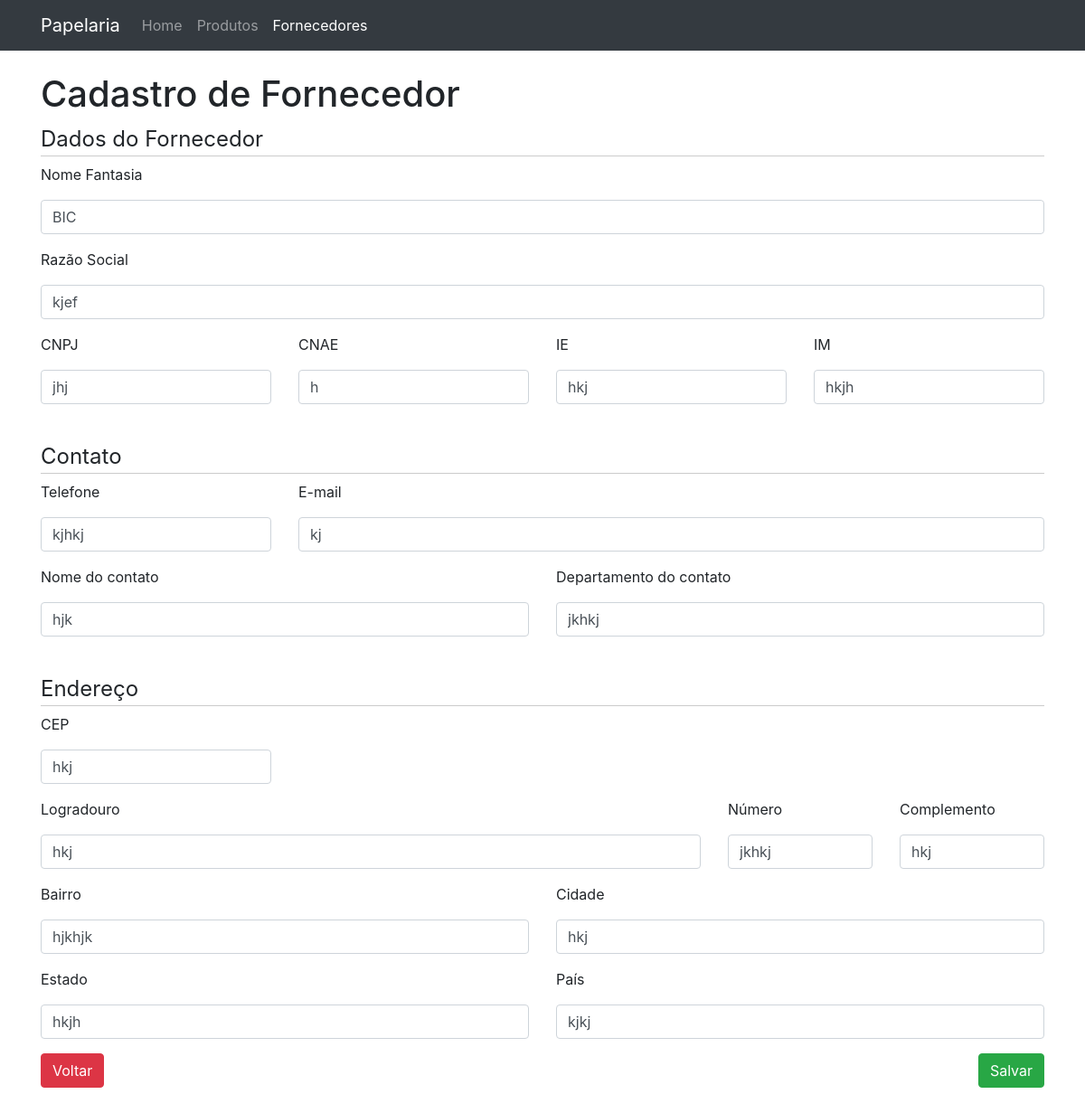
Before: /provider/update/1 with the older database file.
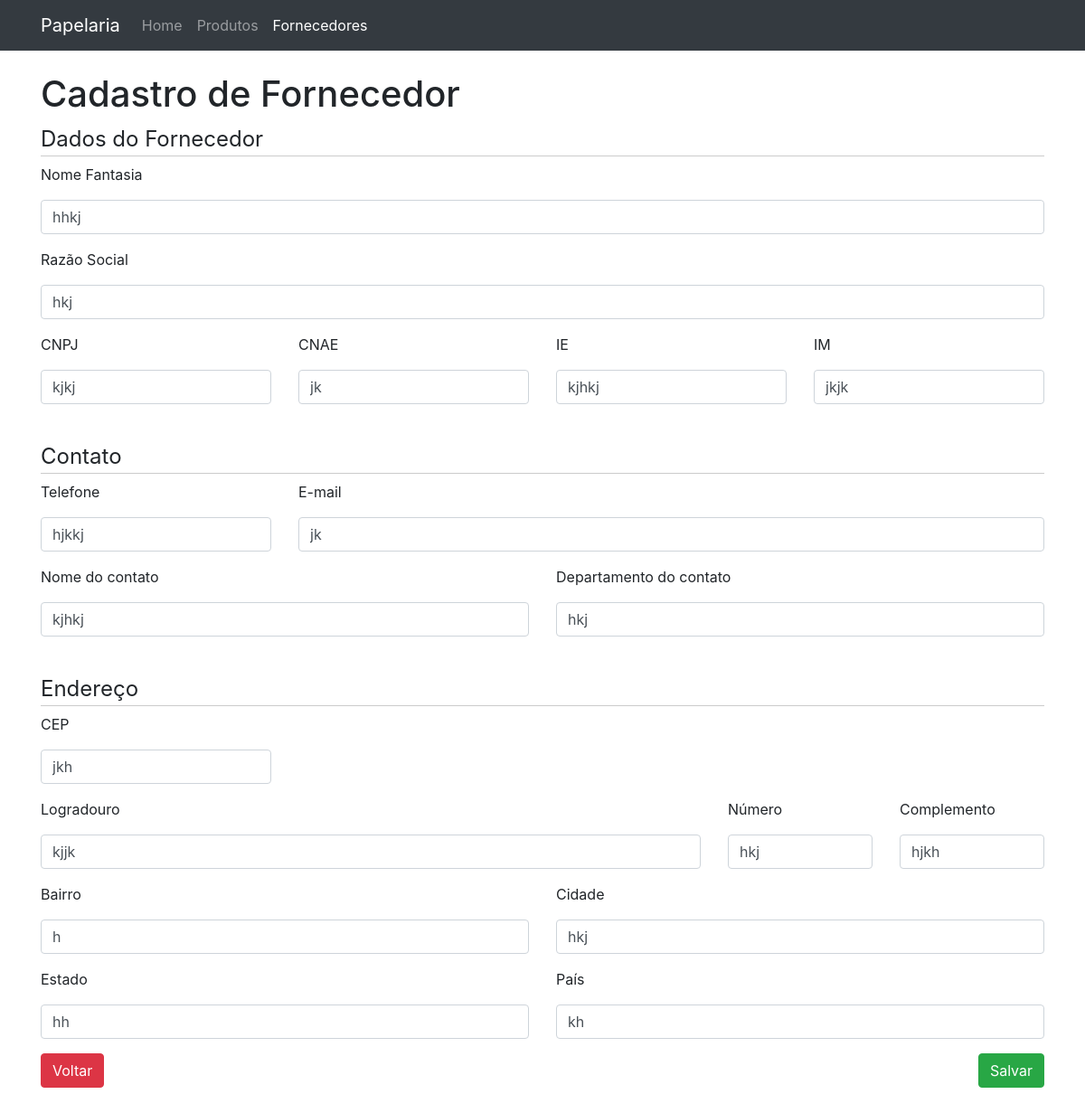
After: the same page with the newer database file.
### app/models/provider.py (models this page shows, shortened)
class Provider(db.Model):
    __tablename__ = "provider"
    id              = db.Column(db.Integer,    primary_key=True)
    trading_name    = db.Column(db.String(30), nullable=False)
    company_name    = db.Column(db.String(50), nullable=False)
    document_number = db.Column(db.String(14), nullable=False)
    cnae            = db.Column(db.String(10), nullable=False)
    ie              = db.Column(db.String(10), nullable=False)
    im              = db.Column(db.String(10), nullable=False)
    status          = db.Column(db.String(1),  nullable=True, default='A')
    created_by      = db.Column(db.String(30), nullable=True)
    created_at      = db.Column(db.DateTime,   nullable=True, default=datetime.utcnow)
    updated_by      = db.Column(db.String(30), nullable=True)
    updated_at      = db.Column(db.DateTime,   nullable=True, default=datetime.utcnow)
    address_id      = db.Column(db.Integer, db.ForeignKey('address.id'), nullable=True)

### app/models/contact.py (models this page shows, shortened)
class Contact(db.Model):
    __tablename__ = "contact"
    id                  = db.Column(db.Integer,    primary_key=True)
    phone               = db.Column(db.String(30), nullable=False)
    email               = db.Column(db.String(30), nullable=False)
    employee_name       = db.Column(db.String(30), nullable=False)
    employee_department = db.Column(db.String(30), nullable=False)
    status              = db.Column(db.String(1),  nullable=False, default='A')
    created_by          = db.Column(db.String(30), nullable=True)
    created_at          = db.Column(db.DateTime,   nullable=False, default=datetime.utcnow)
    updated_by          = db.Column(db.String(30), nullable=True)
    updated_at          = db.Column(db.DateTime,   nullable=False, default=datetime.utcnow)
    provider_id         = db.Column(db.Integer, db.ForeignKey('provider.id'), nullable=True)

### app/models/address.py (models this page shows, shortened)
class Address(db.Model):
    __tablename__ = "address"
    id          = db.Column(db.Integer,    primary_key=True)
    street      = db.Column(db.String(50), nullable=False)
    number      = db.Column(db.String(5) , nullable=False)
    complement  = db.Column(db.String(30), nullable=False)
    district    = db.Column(db.String(30), nullable=False)
    city        = db.Column(db.String(30), nullable=False)
    state       = db.Column(db.String(30), nullable=False)
    country     = db.Column(db.String(30), nullable=False)
    postal_code = db.Column(db.String(8),  nullable=False)
    status      = db.Column(db.String(1),  nullable=False, default='A')
    created_by  = db.Column(db.String(30), nullable=True)
    created_at  = db.Column(db.DateTime,   nullable=False, default=datetime.utcnow)
    updated_by  = db.Column(db.String(30), nullable=True)
    updated_at  = db.Column(db.DateTime,   nullable=False, default=datetime.utcnow)

### app/controllers/provider.py (the view, shortened to what this page needs)
@app.route('/provider/update/<int:id>', methods=['GET', 'POST'])
def updateProvider(id):
    providerData = Provider.query.get(id)
    addressData  = Address.query.get(providerData.address_id)
    contactData  = Contact.query.filter_by(provider_id=providerData.id).first()
    providerForm = ProviderForm(request.form, obj=providerData)
    contactForm  = ContactForm(request.form,  obj=contactData)
    addressForm  = AddressForm(request.form,  obj=addressData)
    return render_template(
        'provider/form.html',
        providerForm=providerForm,
        contactForm=contactForm,
        addressForm=addressForm
    )

### app/forms/provider.py
class ProviderForm(FlaskForm):
    trading_name     = StringField('Nome Fantasia', validators=[DataRequired()], render_kw={'placeholder': 'Nome Fantasia do Fornecedor'})
    company_name     = StringField('Razão Social',  validators=[DataRequired()], render_kw={'placeholder': 'Razão Social do Fornecedor'})
    document_number  = StringField('CNPJ',          validators=[DataRequired()], render_kw={'placeholder': 'Ex: 99.999.9999/9999-99'})
    cnae             = StringField('CNAE', render_kw={'placeholder': 'Ex: 9999-9/99'})
    ie               = StringField('IE', render_kw={'placeholder': 'Ex: 999999999'})
    im               = StringField('IM', render_kw={'placeholder': 'Ex: 9.999.999-9'})

### app/templates/provider/form.html (shortened to what the changed rows need)
{% extends 'base.html' %}
{% block content %}
    <h1>Cadastro de Fornecedor</h1>
    <form action="" method="POST">
        <div class="row">
            <div class="col-md-12">
                <div class="form-group">
                    <label for="">{{ providerForm.trading_name.label }}</label>
                    {{ providerForm.trading_name(class="form-control") }}
                </div>
            </div>
        </div>
        <div class="row">
            <div class="col-md-12">
                <div class="form-group">
                    <label for="">{{ providerForm.company_name.label }}</label>
                    {{ providerForm.company_name(class="form-control") }}
                </div>
            </div>
        </div>
        <div class="row">
            <div class="col-md-3">
                <div class="form-group">
                    <label for="">{{ providerForm.document_number.label }}</label>
                    {{ providerForm.document_number(class="form-control") }}
                </div>
            </div>
            <div class="col-md-3">
                <div class="form-group">
                    <label for="">{{ providerForm.cnae.label }}</label>
                    {{ providerForm.cnae(class="form-control") }}
                </div>
            </div>
            <div class="col-md-3">
                <div class="form-group">
                    <label for="">{{ providerForm.ie.label }}</label>
                    {{ providerForm.ie(class="form-control") }}
                </div>
            </div>
            <div class="col-md-3">
                <div class="form-group">
                    <label for="">{{ providerForm.im.label }}</label>
                    {{ providerForm.im(class="form-control") }}
                </div>
            </div>
        </div>
        <br>
        <div class="row">
            <div class="col-md-3">
                <div class="form-group">
                    <label for="">{{ contactForm.phone.label }}</label>
                    {{ contactForm.phone(class="form-control") }}
                </div>
            </div>
            <div class="col-md-9">
                <div class="form-group">
                    <label for="">{{ contactForm.email.label }}</label>
                    {{ contactForm.email(class="form-control") }}
                </div>
            </div>
        </div>
        <div class="row">
            <div class="col-md-6">
                <div class="form-group">
                    <label for="">{{ contactForm.employee_name.label }}</label>
                    {{ contactForm.employee_name(class="form-control") }}
                </div>
            </div>
            <div class="col-md-6">
                <div class="form-group">
                    <label for="">{{ contactForm.employee_department.label }}</label>
                    {{ contactForm.employee_department(class="form-control") }}
                </div>
            </div>
        </div>
        <br>
        <div class="row">
            <div class="col-md-3">
                <div class="form-group">
                    <label for="">{{ addressForm.postal_code.label }}</label>
                    {{ addressForm.postal_code(class="form-control") }}
                </div>
            </div>
        </div>
        <div class="row">
            <div class="col-md-8">
                <div class="form-group">
                    <label for="">{{ addressForm.street.label }}</label>
                    {{ addressForm.street(class="form-control") }}
                </div>
            </div>
            <div class="col-md-2">
                <div class="form-group">
                    <label for="">{{ addressForm.number.label }}</label>
                    {{ addressForm.number(class="form-control") }}
                </div>
            </div>
            <div class="col-md-2">
                <div class="form-group">
                    <label for="">{{ addressForm.complement.label }}</label>
                    {{ addressForm.complement(class="form-control") }}
                </div>
            </div>
        </div>
        <div class="row">
            <div class="col-md-6">
                <div class="form-group">
                    <label for="">{{ addressForm.district.label }}</label>
                    {{ addressForm.district(class="form-control") }}
                </div>
            </div>
            <div class="col-md-6">
                <div class="form-group">
                    <label for="">{{ addressForm.city.label }}</label>
                    {{ addressForm.city(class="form-control") }}
                </div>
            </div>
        </div>
        <div class="row">
            <div class="col-md-6">
                <div class="form-group">
                    <label for="">{{ addressForm.state.label }}</label>
                    {{ addressForm.state(class="form-control") }}
                </div>
            </div>
            <div class="col-md-6">
                <div class="form-group">
                    <label for="">{{ addressForm.country.label }}</label>
                    {{ addressForm.country(class="form-control") }}
                </div>
            </div>
        </div>
    </form>
{% endblock %}

Changed rows visible on the page:
changed Provider "hkj": trading_name "BIC" → "hhkj"; company_name "kjef" → "hkj"; document_number "jhj" → "kjkj"; cnae "h" → "jk"; ie "hkj" → "kjhkj"; im "hkjh" → "jkjk"
changed Contact "kjhkj": phone "kjhkj" → "hjkkj"; email "kj" → "jk"; employee_name "hjk" → "kjhkj"; employee_department "jkhkj" → "hkj"
changed Address "hkj": postal_code "hkj" → "jkh"; street "hkj" → "kjjk"; number "jkhkj" → "hkj"; complement "hkj" → "hjkh"; district "hjkhjk" → "h"; state "hkjh" → "hh"; country "kjkj" → "kh"
